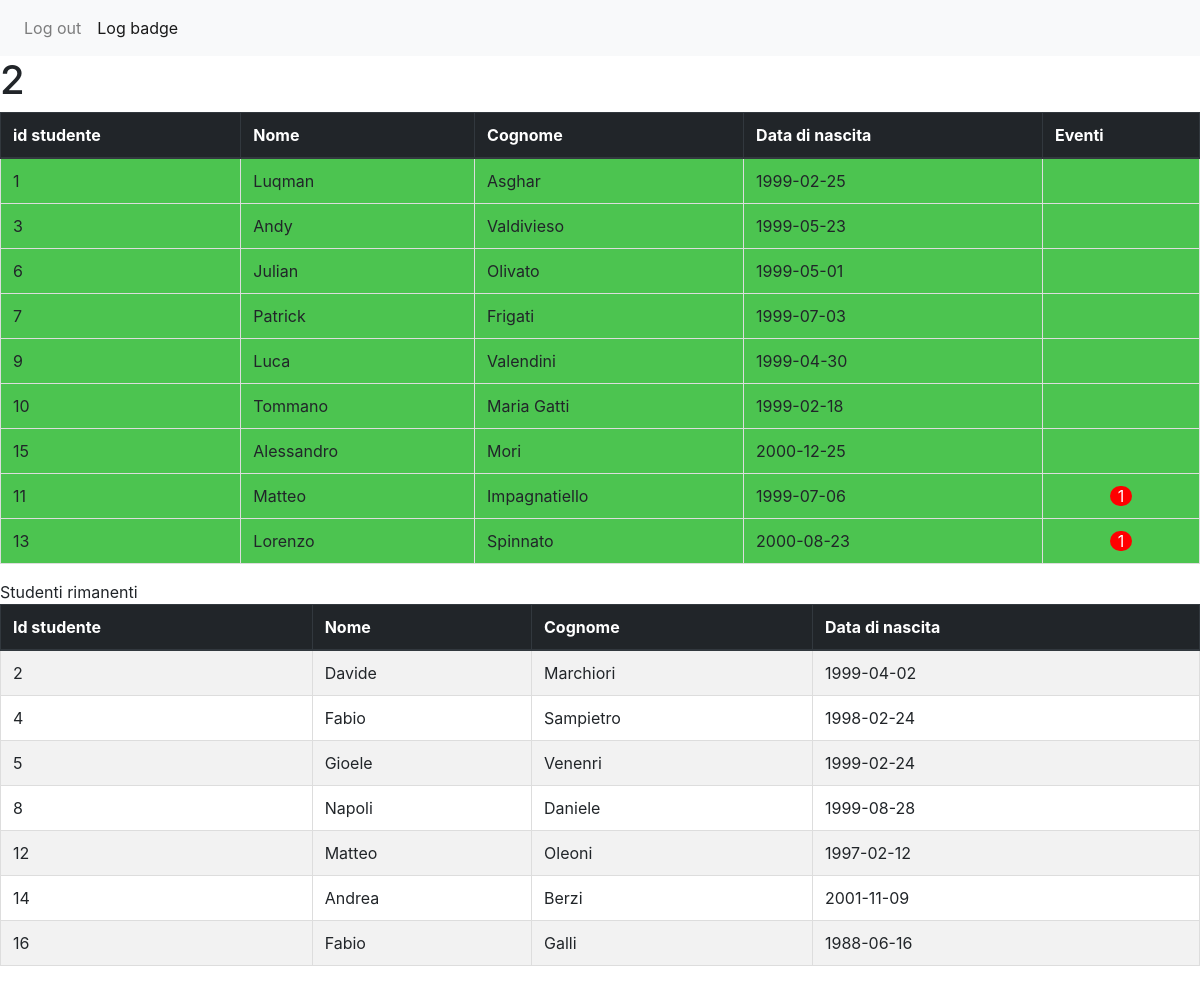
Screenshot of /logBadge.php (signed in) with the database file from the repository.
### tables this page shows
CREATE TABLE IF NOT EXISTS `studenti` (
  `idstudenti` int(11) NOT NULL,
  `Nome` varchar(45) NOT NULL,
  `Cognome` varchar(45) NOT NULL,
  `DataDiNascita` date NOT NULL,
  `idClasse` int(11) DEFAULT NULL
);

### dbController.php (called while the page is built, shortened)
<?php
  Class dbcontroller{
  private $servername="localhost";
  private $username="root";
  private $password="mysql";
  private $dbname="scuola";
  private $conn;
  function connectDB() {
	  try
	  {
	    $this->conn = new PDO("mysql:host=$this->servername;dbname=$this->dbname", $this->username, $this->password);
	    $this->conn->setAttribute(PDO::ATTR_ERRMODE, PDO::ERRMODE_EXCEPTION);
	  }
	  catch(PDOException $e)
	  {
	    echo "Connection failed: " . $e->getMessage();
	  }
	}
function runQuery($query){
    $sth = $this->conn->prepare($query);
    $sth -> execute();
    return $sth;
}
function numRows($query) {
  $sth = $this->conn->prepare($query);
  $sth->execute();
  return $sth->rowCount();
}
}
 ?>

### logBadge.php (the view, shortened to what this page needs)
<?php
    require_once("dbController.php");
    require_once("studente.php");
    $dbhandle = new dbcontroller();
?>
<html>
<head>
<link rel="stylesheet" type="text/css" href="stylesheet.css">
<link rel = "stylesheet" href="bootstrap-4.0.0-dist/css/bootstrap.min.css">
</head>
<body>
 <nav class="navbar navbar-expand-lg navbar-light bg-light">
     <div class="collapse navbar-collapse" id="navbarSupportedContent">
        <ul class="navbar-nav mr-auto">
            <?php
                 if(isset($_SESSION['user_logged']))
                {
                   echo '<li class="nav-item   ">
                   <a class="nav-link" href="logout.php">Log out<span class="sr-only">(current)</span></a>
                   </li>';
                }
            ?>
            <li class="nav-item active">
                <a class="nav-link" href="logBadge.php">Log badge</a>
            </li>
        </ul>
    </div>
</nav>
<table class='table table-striped'>
<thead class='thead-dark'>
<tr>
    <th>id studente</th>
    <th>Nome</th>
    <th>Cognome</th>
    <th>Data di nascita</th>
    <th>Eventi</th>
  </tr>
    <thead>
<?php
    echo "<h1>".$_SESSION['user_logged']."</h1>";
    $result = $dbhandle->runQuery("select * from studenti where idstudenti in(select id_studente from presenze where giorno ='".date("Y-m-d")."')");
    while($row = $result->fetch())
    {
        $id = $row[0];
        $notifications = $dbhandle->numRows("select * from stev where id_studente = $id");
        echo "<tr class = 'presente'>";
        if($notifications != 0)
        {
            echo "<td>" . $row[0] . "</td><td>" . $row[1] . "</td><td>" . $row[2] . "</td><td>" . $row[3] . "</td><td><center><div class = 'notifications'>$notifications</div></center></td>";
        }
        else
        {
            echo "<td>" . $row[0] . "</td><td>" . $row[1] . "</td><td>" . $row[2] . "</td><td>" . $row[3] . "</td><td></td>";
        }
        echo "</tr>";
    }
    echo "</tbody>
    </table>";
    echo "Studenti rimanenti";
    $result = $dbhandle->runQuery("select * from studenti where idstudenti not in(select id_studente from presenze where giorno ='".date("Y-m-d")."')");
    echo "<table class='table table-striped'>
        <thead class='thead-dark'>
            <tr>
            <th scope='col'>Id studente</th>
            <th scope='col'>Nome</th>
            <th scope='col'>Cognome</th>
            <th scope='col'>Data di nascita</th>
            </tr>
        </thead>
        <tbody>";
    while($row = $result->fetch())
    {
        echo "<tr>";
        echo "<td>" . $row[0] . "</td><td>" . $row[1] . "</td><td>" . $row[2] . "</td><td>" . $row[3] . "</td>";
        echo "</tr>";
    }
    echo "</tbody>
        </table>";
?>
</body>
</html>

### studente.php (shortened to what this page needs)
<html>
    <head>
        <link rel =stylesheet href="style.css">
    </head>
</html>

### style.css (style rules this page uses)
.presente { background-color: #4cc450; }
.notifications { background-color: red; color: white; border-radius: 50px; text-align: center; width:22px }

### stylesheet.css (style rules this page uses)
table, td, th { border: 1px solid #ddd; text-align: left; }
table { border-collapse: collapse; width: 100%; }
th, td { padding: 15px; }

### rows the page displays
studenti: idstudenti "1", Nome "Luqman", Cognome "Asghar", DataDiNascita "1999-02-25"
studenti: idstudenti "3", Nome "Andy", Cognome "Valdivieso", DataDiNascita "1999-05-23"
studenti: idstudenti "6", Nome "Julian", Cognome "Olivato", DataDiNascita "1999-05-01"
studenti: idstudenti "7", Nome "Patrick", Cognome "Frigati", DataDiNascita "1999-07-03"
studenti: idstudenti "9", Nome "Luca", Cognome "Valendini", DataDiNascita "1999-04-30"
studenti: idstudenti "10", Nome "Tommano", Cognome "Maria Gatti", DataDiNascita "1999-02-18"
studenti: idstudenti "15", Nome "Alessandro", Cognome "Mori", DataDiNascita "2000-12-25"
studenti: idstudenti "11", Nome "Matteo", Cognome "Impagnatiello", DataDiNascita "1999-07-06", notifications "1"
studenti: idstudenti "13", Nome "Lorenzo", Cognome "Spinnato", DataDiNascita "2000-08-23", notifications "1"
studenti: idstudenti "2", Nome "Davide", Cognome "Marchiori", DataDiNascita "1999-04-02"
studenti: idstudenti "4", Nome "Fabio", Cognome "Sampietro", DataDiNascita "1998-02-24"
studenti: idstudenti "5", Nome "Gioele", Cognome "Venenri", DataDiNascita "1999-02-24"
studenti: idstudenti "8", Nome "Napoli", Cognome "Daniele", DataDiNascita "1999-08-28"
studenti: idstudenti "12", Nome "Matteo", Cognome "Oleoni", DataDiNascita "1997-02-12"
studenti: idstudenti "14", Nome "Andrea", Cognome "Berzi", DataDiNascita "2001-11-09"
studenti: idstudenti "16", Nome "Fabio", Cognome "Galli", DataDiNascita "1988-06-16"

### other values shown
$_SESSION['user_logged'] "2"
